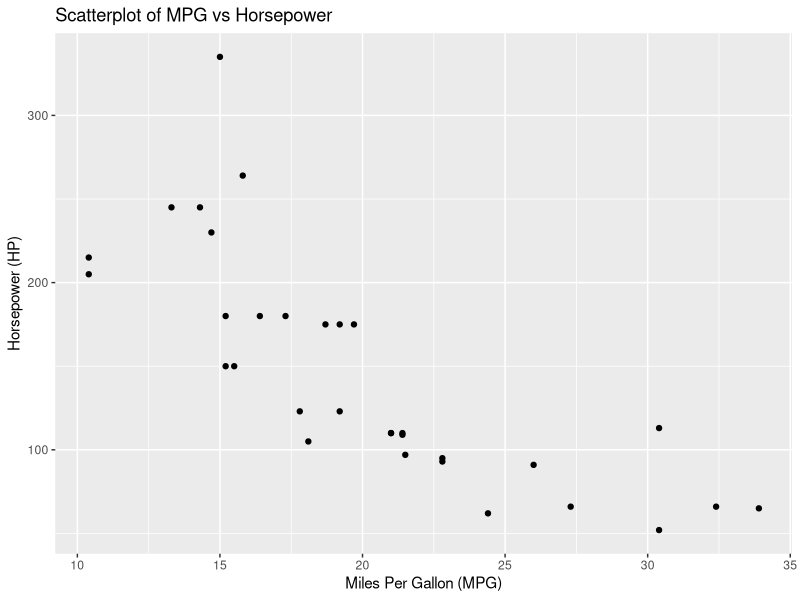

This chart was generated by the following R code:
install.packages("ggplot2")


library(ggplot2)

ggplot(mtcars, aes(x = mpg, y = hp)) + 
  geom_point() +
  ggtitle("Scatterplot of MPG vs Horsepower") +
  xlab("Miles Per Gallon (MPG)") +
  ylab("Horsepower (HP)")
